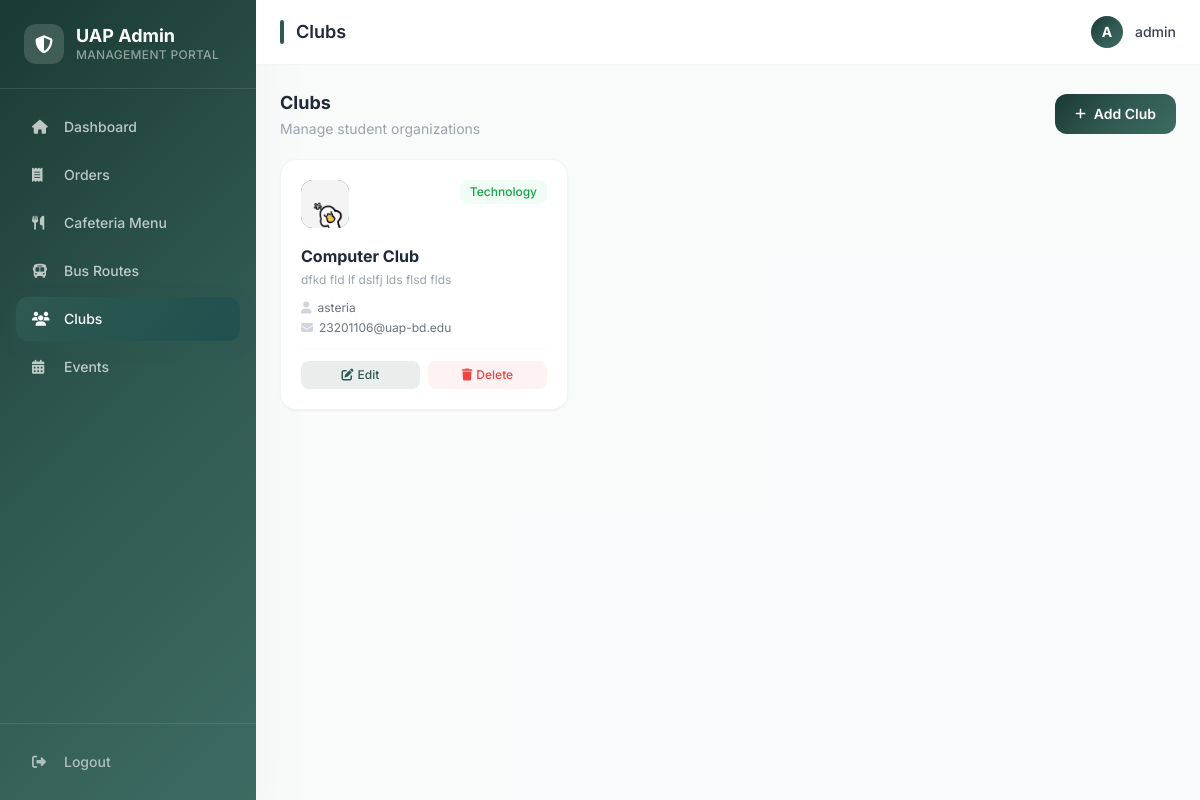
The app's page /uapadmin/clubs/ (signed in), older data.
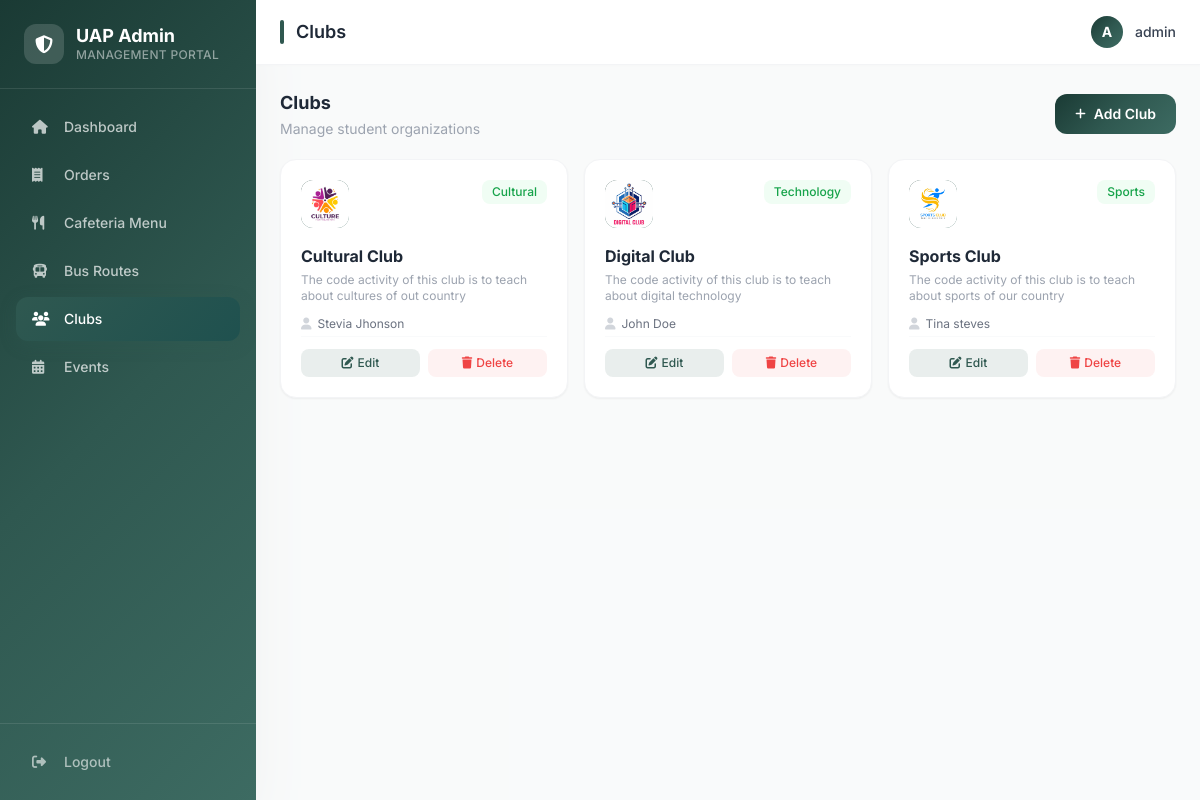
The same page, newer data.
### events/models.py (models this page shows, shortened)
class Club(models.Model):
    name = models.CharField(max_length=200)
    description = models.TextField()
    category = models.CharField(max_length=100, choices=[
        ('cultural', 'Cultural'),
        ('sports', 'Sports'),
        ('academic', 'Academic'),
        ('technology', 'Technology'),
        ('arts', 'Arts'),
        ('social', 'Social'),
    ])
    president = models.CharField(max_length=200, blank=True)
    contact_email = models.EmailField(blank=True)
    logo = models.ImageField(upload_to='clubs/', blank=True, null=True)
    is_active = models.BooleanField(default=True)
    created_at = models.DateTimeField(auto_now_add=True)
    updated_at = models.DateTimeField(auto_now=True)
    class Meta:
        ordering = ['name']

### events/views.py (the view)
# urls.py: path('uapadmin/clubs/', admin_clubs, name='admin_clubs'),
@login_required
@user_passes_test(lambda u: u.is_superuser, login_url='/uapadmin/login/')
def admin_clubs(request):
    clubs = Club.objects.all().order_by('name')
    return render(request, 'admin_portal/club_list.html', {'active_page': 'clubs', 'page_title': 'Clubs', 'clubs': clubs})

### cafeteria/context_processors.py (called while the page is built)
def cart_count(request):
    cart = request.session.get('cart', {})
    return {'cart_count': sum(cart.values())}

### templates/admin_portal/club_list.html (shortened to what this page needs)
{% extends 'admin_portal/layout.html' %}
{% block content %}
<div class="space-y-5">
    <div class="flex items-center justify-between">
        <div>
            <h3 class="text-lg font-bold text-gray-800">Clubs</h3>
            <p class="text-sm text-gray-400 mt-0.5">Manage student organizations</p>
        </div>
        <a href="{% url 'admin_club_add' %}" class="flex items-center space-x-2 px-5 py-2.5 gradient-bg text-white rounded-xl text-sm font-semibold hover:shadow-lg hover:shadow-primary/25 smooth-transition">
            <i class="fas fa-plus text-xs"></i><span>Add Club</span>
        </a>
    </div>
    <div class="grid grid-cols-1 md:grid-cols-2 lg:grid-cols-3 gap-4">
        {% for club in clubs %}
        <div class="bg-white rounded-2xl border border-gray-100 p-5 card-hover shadow-sm">
            <div class="flex items-start justify-between mb-4">
                <div class="w-12 h-12 gradient-bg rounded-xl flex items-center justify-center">
                    {% if club.logo %}
                    <img src="{{ club.logo.url }}" alt="{{ club.name }}" class="w-full h-full object-cover rounded-xl">
                    {% else %}
                    <i class="fas fa-users text-white"></i>
                    {% endif %}
                </div>
                <span class="px-2.5 py-1 {% if club.is_active %}bg-green-50 text-green-600{% else %}bg-red-50 text-red-500{% endif %} rounded-lg text-xs font-medium capitalize">{{ club.category }}</span>
            </div>
            <h4 class="font-bold text-gray-800 mb-1">{{ club.name }}</h4>
            <p class="text-xs text-gray-400 mb-3 line-clamp-2">{{ club.description }}</p>
            {% if club.president %}<p class="text-xs text-gray-500 mb-1"><i class="fas fa-user mr-1.5 text-gray-300"></i>{{ club.president }}</p>{% endif %}
            {% if club.contact_email %}<p class="text-xs text-gray-500 mb-3"><i class="fas fa-envelope mr-1.5 text-gray-300"></i>{{ club.contact_email }}</p>{% endif %}
            <div class="flex space-x-2 pt-3 border-t border-gray-50">
                <button data-edit-url="{% url 'admin_club_edit' club.id %}" class="edit-btn flex-1 px-3 py-1.5 bg-primary/10 text-primary rounded-lg hover:bg-primary hover:text-white smooth-transition text-xs font-medium cursor-pointer text-center">
                    <i class="fas fa-edit mr-1"></i>Edit
                </button>
                <button data-delete-url="{% url 'admin_club_delete' club.id %}" data-delete-msg="Delete this club?" class="delete-btn flex-1 px-3 py-1.5 bg-red-50 text-red-500 rounded-lg hover:bg-red-500 hover:text-white smooth-transition text-xs font-medium cursor-pointer text-center">
                    <i class="fas fa-trash mr-1"></i>Delete
                </button>
            </div>
        </div>
        {% endfor %}
    </div>
</div>
{% endblock %}

Row changes from the older to the newer data that the page shows:
added Club: logo (picture), category "Cultural", name "Cultural Club", description "The code activity of this club is to teach about cultures of out country", president "Stevia Jhonson"
changed Club "Technology": logo: a different picture; name "Computer Club" → "Digital Club"; description "dfkd fld lf dslfj lds flsd flds" → "The code activity of this club is to teach about digital technology"; president "asteria" → "John Doe"; contact_email "23201106@uap-bd.edu" → (not shown)
added Club: logo (picture), category "Sports", name "Sports Club", description "The code activity of this club is to teach about sports of our country", president "Tina steves"
